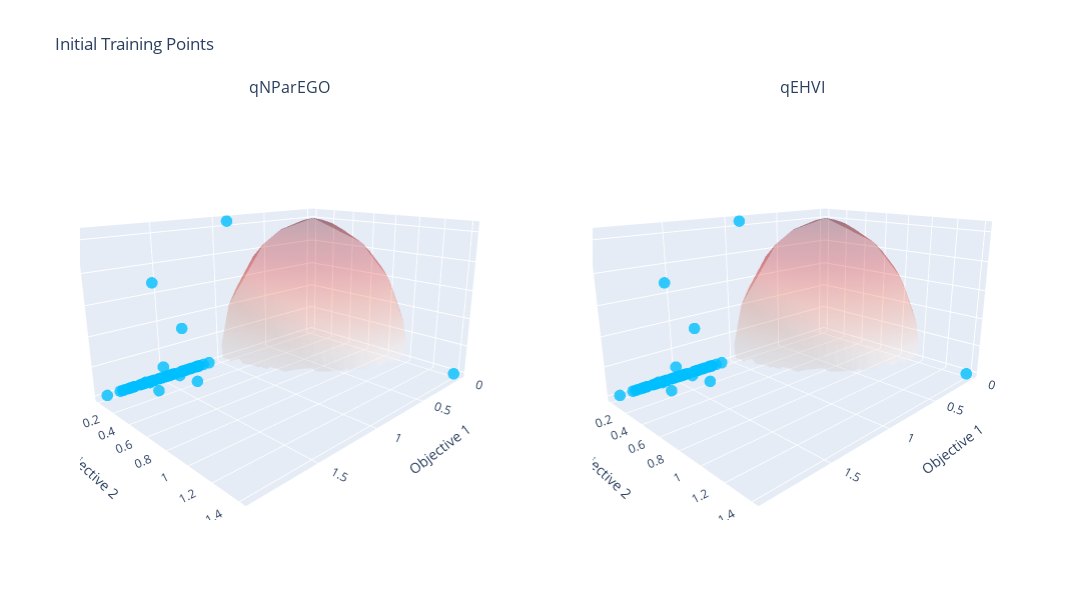

Here is the notebook cell this chart was saved with:
### Code cell
# 1. Plot showing just initial training points
fig_initial = make_subplots(
    rows=1, cols=2,
    specs=[[{'type': 'scatter3d'}, {'type': 'scatter3d'}]],
    subplot_titles=("qNParEGO", "qEHVI")
)

# Generate Pareto surface using problem's built-in method
pf_surface = create_pareto_surface(problem)

alg_data_initial = [
    (-train_obj_true_qparego[:n_initial], "qNParEGO"),
    (-train_obj_true_qehvi[:n_initial], "qEHVI"),
]

for col, (train_obj, name) in enumerate(alg_data_initial, 1):
    obj_np = train_obj.cpu().numpy() if isinstance(train_obj, torch.Tensor) else train_obj

    # Plot initial points
    scatter = go.Scatter3d(
        x=obj_np[:, 0], y=obj_np[:, 1], z=obj_np[:, 2],
        mode='markers',
        marker=dict(size=4, color='deepskyblue', opacity=0.8),
        name=name
    )

    fig_initial.add_trace(scatter, row=1, col=col)
    fig_initial.add_trace(pf_surface, row=1, col=col)

# Update layout
fig_initial.update_layout(
    height=600,
    width=1200,
    scene1=dict(
        xaxis_title='Objective 1',
        yaxis_title='Objective 2',
        zaxis_title='Objective 3',
        camera=dict(eye=dict(x=1.5, y=1.5, z=0.6))
    ),
    scene2=dict(
        xaxis_title='Objective 1',
        yaxis_title='Objective 2',
        zaxis_title='Objective 3',
        camera=dict(eye=dict(x=1.5, y=1.5, z=0.6))
    ),
    showlegend=False,
    title_text='Initial Training Points'
)
fig_initial.show()

pio.write_html(fig_initial, 'DTLZ4a train.html')
